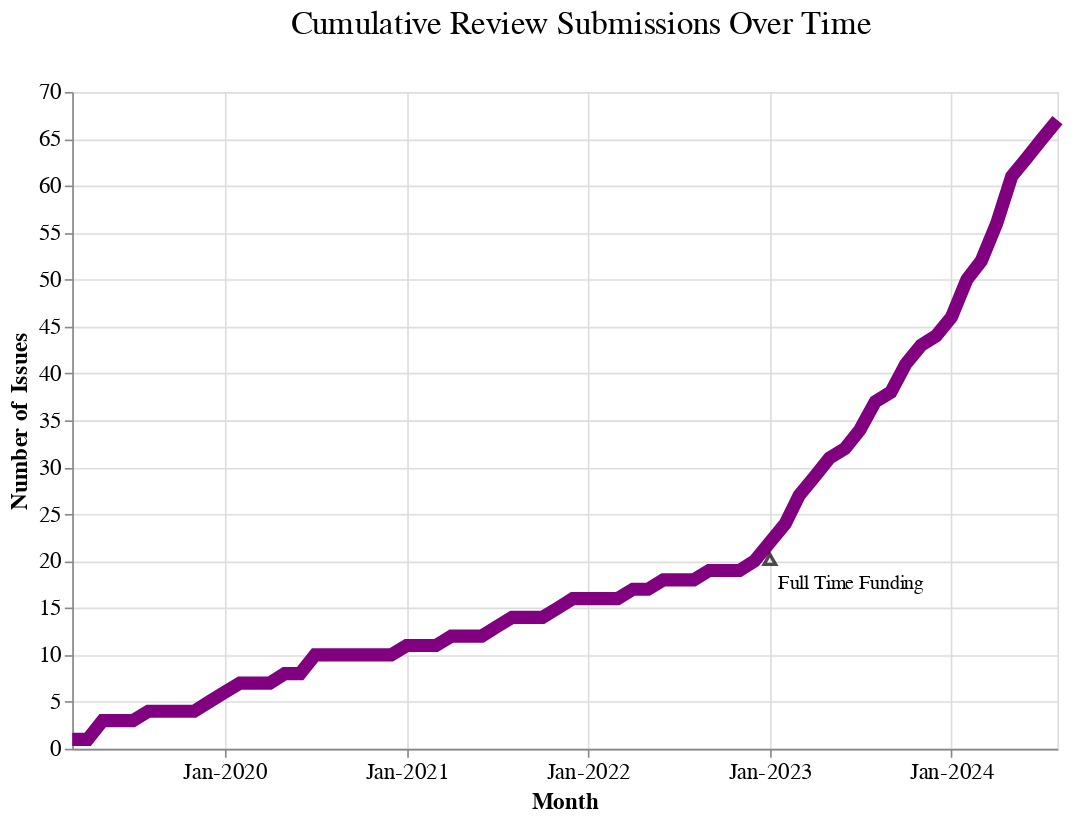

Write notebook code for a chart like this one.
### Code cell
# Create an Altair line plot
chart = (
    alt.Chart(final_monthly)
    .mark_line(color="purple", strokeWidth=8)
    .encode(
        x=alt.X(
            "date:T",
            axis=alt.Axis(
                title="Month",
                format="%b-%Y",
                tickCount="year",
            ),
        ),
        y=alt.Y(
            "cumulative_count:Q",
            axis=alt.Axis(
                title="Number of Issues",
                #tickMinStep=10,  # Not sure why altair isn't recognizing
                tickCount=10,
            ),
        ),
        tooltip=[
            alt.Tooltip("date:T", title="Month"),
            alt.Tooltip("cumulative_count:Q", title="Number of Issues"),
        ],
    )
    .properties(
        title=alt.TitleParams(
            text="Cumulative Review Submissions Over Time",
        ),
        width=600,
        height=400,
    )
)

label = (
    alt.Chart(
        pd.DataFrame(
            {
                "date": [
                    pd.Timestamp("2023-01-01")
                ],  # Specific x-axis location (January 2023)
                "cumulative_count": [16],
                "label": ["Full Time Funding"],
            }
        )
    )
    .mark_text(align="left", dx=5, dy=-10, color="black", fontSize=12, font="Poppins")
    .encode(x="date:T", y="cumulative_count:Q", text="label:N")
)

# Adding an arrow using mark_rule and mark_point
arrow = (
    alt.Chart(
        pd.DataFrame(
            {
                "date": [pd.Timestamp("2023-01-01")],
                "cumulative_count": [
                    20
                ],  # Adjust y-axis location to position the arrow
            }
        )
    )
    .mark_point(shape="triangle", angle=0, size=50, color="black")
    .encode(x="date:T", y="cumulative_count:Q")
)

# Combine the chart and the label
final_chart = chart + label + arrow

# Show the final chart
final_chart.show()

# Show the chart
# chart.show()

### Figure 1 — Vega-Lite specification as saved in the notebook (floating-point values rounded to 4 significant figures)
{"config": {"title": {"fontSize": 20, "font": "Poppins", "anchor": "middle", "color": "black", "fontWeight": 400, "dy": -20, "dx": 10}, "axis": {"labelFontSize": 14, "titleFontSize": 14, "titleFont": "Poppins", "labelFont": "Poppins"}, "axisX": {"labelAngle": 0}, "legend": {"labelFontSize": 12, "titleFontSize": 14, "titleFont": "Poppins", "labelFont": "Poppins"}, "bar": {"color": "purple", "fill": "purple"}, "line": {"color": "purple"}, "view": {"height": 300, "width": 600, "padding": {"top": 190, "left": 10, "right": 10, "bottom": 90}}}, "layer": [{"data": {"name": "data-5ec083e9eaf1cb10bed45116c65ec596"}, "mark": {"type": "line", "color": "purple", "strokeWidth": 8}, "encoding": {"tooltip": [{"field": "date", "title": "Month", "type": "temporal"}, {"field": "cumulative_count", "title": "Number of Issues", "type": "quantitative"}], "x": {"axis": {"format": "%b-%Y", "tickCount": "year", "title": "Month"}, "field": "date", "type": "temporal"}, "y": {"axis": {"tickCount": 10, "title": "Number of Issues"}, "field": "cumulative_count", "type": "quantitative"}}, "title": {"text": "Cumulative Review Submissions Over Time"}}, {"data": {"name": "data-885435433e90c9e36bd36f19a234dabd"}, "mark": {"type": "text", "align": "left", "color": "black", "dx": 5, "dy": -10, "font": "Poppins", "fontSize": 12}, "encoding": {"text": {"field": "label", "type": "nominal"}, "x": {"field": "date", "type": "temporal"}, "y": {"field": "cumulative_count", "type": "quantitative"}}}, {"data": {"name": "data-967c9fd2600aa1f4ef471e2361e60d17"}, "mark": {"type": "point", "angle": 0, "color": "black", "shape": "triangle", "size": 50}, "encoding": {"x": {"field": "date", "type": "temporal"}, "y": {"field": "cumulative_count", "type": "quantitative"}}}], "height": 400, "width": 600, "$schema": "https://vega.github.io/schema/vega-lite/v5.17.0.json", "datasets": {"data-5ec083e9eaf1cb10bed45116c65ec596": [{"date": "2019-03-01T00:00:00", "issue_count": 1, "cumulative_count": 1}, {"date": "2019-04-01T00:00:00", "issue_count": 0, "cumulative_count": 1}, {"date": "2019-05-01T00:00:00", "issue_count": 2, "cumulative_count": 3}, {"date": "2019-06-01T00:00:00", "issue_count": 0, "cumulative_count": 3}, {"date": "2019-07-01T00:00:00", "issue_count": 0, "cumulative_count": 3}, {"date": "2019-08-01T00:00:00", "issue_count": 1, "cumulative_count": 4}, {"date": "2019-09-01T00:00:00", "issue_count": 0, "cumulative_count": 4}, {"date": "2019-10-01T00:00:00", "issue_count": 0, "cumulative_count": 4}, {"date": "2019-11-01T00:00:00", "issue_count": 0, "cumulative_count": 4}, {"date": "2019-12-01T00:00:00", "issue_count": 1, "cumulative_count": 5}, {"date": "2020-01-01T00:00:00", "issue_count": 1, "cumulative_count": 6}, {"date": "2020-02-01T00:00:00", "issue_count": 1, "cumulative_count": 7}, {"date": "2020-03-01T00:00:00", "issue_count": 0, "cumulative_count": 7}, {"date": "2020-04-01T00:00:00", "issue_count": 0, "cumulative_count": 7}, {"date": "2020-05-01T00:00:00", "issue_count": 1, "cumulative_count": 8}, {"date": "2020-06-01T00:00:00", "issue_count": 0, "cumulative_count": 8}, {"date": "2020-07-01T00:00:00", "issue_count": 2, "cumulative_count": 10}, {"date": "2020-08-01T00:00:00", "issue_count": 0, "cumulative_count": 10}, {"date": "2020-09-01T00:00:00", "issue_count": 0, "cumulative_count": 10}, {"date": "2020-10-01T00:00:00", "issue_count": 0, "cumulative_count": 10}, {"date": "2020-11-01T00:00:00", "issue_count": 0, "cumulative_count": 10}, {"date": "2020-12-01T00:00:00", "issue_count": 0, "cumulative_count": 10}, {"date": "2021-01-01T00:00:00", "issue_count": 1, "cumulative_count": 11}, {"date": "2021-02-01T00:00:00", "issue_count": 0, "cumulative_count": 11}, {"date": "2021-03-01T00:00:00", "issue_count": 0, "cumulative_count": 11}, {"date": "2021-04-01T00:00:00", "issue_count": 1, "cumulative_count": 12}, {"date": "2021-05-01T00:00:00", "issue_count": 0, "cumulative_count": 12}, {"date": "2021-06-01T00:00:00", "issue_count": 0, "cumulative_count": 12}, {"date": "2021-07-01T00:00:00", "issue_count": 1, "cumulative_count": 13}, {"date": "2021-08-01T00:00:00", "issue_count": 1, "cumulative_count": 14}, {"date": "2021-09-01T00:00:00", "issue_count": 0, "cumulative_count": 14}, {"date": "2021-10-01T00:00:00", "issue_count": 0, "cumulative_count": 14}, {"date": "2021-11-01T00:00:00", "issue_count": 1, "cumulative_count": 15}, {"date": "2021-12-01T00:00:00", "issue_count": 1, "cumulative_count": 16}, {"date": "2022-01-01T00:00:00", "issue_count": 0, "cumulative_count": 16}, {"date": "2022-02-01T00:00:00", "issue_count": 0, "cumulative_count": 16}, {"date": "2022-03-01T00:00:00", "issue_count": 0, "cumulative_count": 16}, {"date": "2022-04-01T00:00:00", "issue_count": 1, "cumulative_count": 17}, {"date": "2022-05-01T00:00:00", "issue_count": 0, "cumulative_count": 17}, {"date": "2022-06-01T00:00:00", "issue_count": 1, "cumulative_count": 18}, {"date": "2022-07-01T00:00:00", "issue_count": 0, "cumulative_count": 18}, {"date": "2022-08-01T00:00:00", "issue_count": 0, "cumulative_count": 18}, {"date": "2022-09-01T00:00:00", "issue_count": 1, "cumulative_count": 19}, {"date": "2022-10-01T00:00:00", "issue_count": 0, "cumulative_count": 19}, {"date": "2022-11-01T00:00:00", "issue_count": 0, "cumulative_count": 19}, {"date": "2022-12-01T00:00:00", "issue_count": 1, "cumulative_count": 20}, {"date": "2023-01-01T00:00:00", "issue_count": 2, "cumulative_count": 22}, {"date": "2023-02-01T00:00:00", "issue_count": 2, "cumulative_count": 24}, {"date": "2023-03-01T00:00:00", "issue_count": 3, "cumulative_count": 27}, {"date": "2023-04-01T00:00:00", "issue_count": 2, "cumulative_count": 29}, {"date": "2023-05-01T00:00:00", "issue_count": 2, "cumulative_count": 31}, {"date": "2023-06-01T00:00:00", "issue_count": 1, "cumulative_count": 32}, {"date": "2023-07-01T00:00:00", "issue_count": 2, "cumulative_count": 34}, {"date": "2023-08-01T00:00:00", "issue_count": 3, "cumulative_count": 37}, {"date": "2023-09-01T00:00:00", "issue_count": 1, "cumulative_count": 38}, {"date": "2023-10-01T00:00:00", "issue_count": 3, "cumulative_count": 41}, {"date": "2023-11-01T00:00:00", "issue_count": 2, "cumulative_count": 43}, {"date": "2023-12-01T00:00:00", "issue_count": 1, "cumulative_count": 44}, {"date": "2024-01-01T00:00:00", "issue_count": 2, "cumulative_count": 46}, {"date": "2024-02-01T00:00:00", "issue_count": 4, "cumulative_count": 50}, {"date": "2024-03-01T00:00:00", "issue_count": 2, "cumulative_count": 52}, {"date": "2024-04-01T00:00:00", "issue_count": 4, "cumulative_count": 56}, {"date": "2024-05-01T00:00:00", "issue_count": 5, "cumulative_count": 61}, {"date": "2024-06-01T00:00:00", "issue_count": 2, "cumulative_count": 63}, {"date": "2024-07-01T00:00:00", "issue_count": 2, "cumulative_count": 65}, {"date": "2024-08-01T00:00:00", "issue_count": 2, "cumulative_count": 67}], "data-885435433e90c9e36bd36f19a234dabd": [{"date": "2023-01-01T00:00:00", "cumulative_count": 16, "label": "Full Time Funding"}], "data-967c9fd2600aa1f4ef471e2361e60d17": [{"date": "2023-01-01T00:00:00", "cumulative_count": 20}]}}
